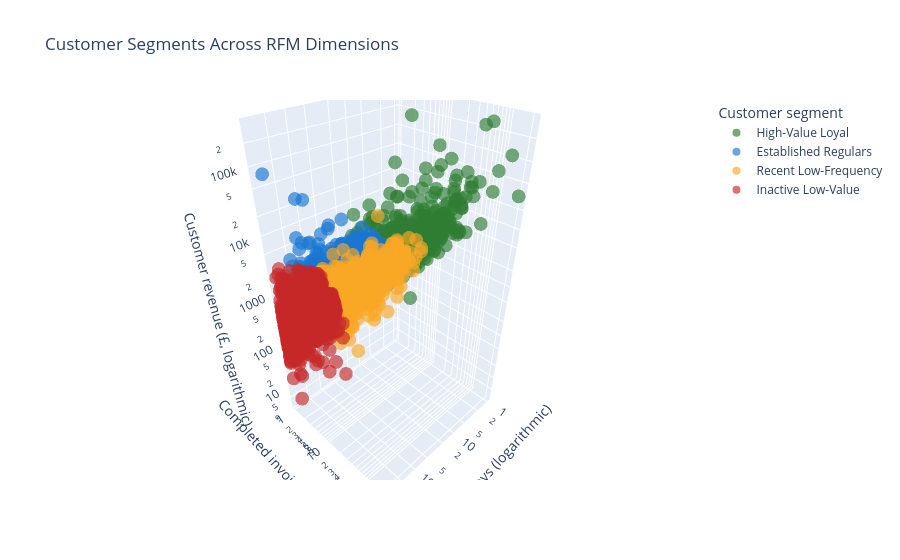

Notebook code for this chart:
### Code cell
segment_colours = {
    "High-Value Loyal": "#2E7D32",
    "Established Regulars": "#1976D2",
    "Recent Low-Frequency": "#F9A825",
    "Inactive Low-Value": "#C62828",
}

fig = px.scatter_3d(
    customer_rfm,
    x="Recency",
    y="Frequency",
    z="Monetary",
    color="Segment",
    color_discrete_map=segment_colours,
    category_orders={
        "Segment": segment_order,
    },
    log_x=True,
    log_y=True,
    log_z=True,
    opacity=0.65,
    title="Customer Segments Across RFM Dimensions",
    labels={
        "Recency": "Recency in days (logarithmic)",
        "Frequency": "Completed invoices (logarithmic)",
        "Monetary": "Customer revenue (£, logarithmic)",
        "Segment": "Customer segment",
    },
    hover_data={
        "CustomerID": True,
        "LastPurchase": True,
        "Cluster": False,
    },
)

fig.update_layout(
    legend_title_text="Customer segment",
)

fig.show()

### Figure 1 — Plotly figure (JSON) as saved in the notebook; plotly's stock layout.template omitted (floating-point values rounded to 4 significant figures; data arrays with more than 128 entries replaced by an {"elided": "..."} marker saying what was removed)
{"data": [{"customdata": {"elided": "711x3 mixed values"}, "hovertemplate": "Customer segment=High-Value Loyal<br>Recency in days (logarithmic)=%{x}<br>Completed invoices (logarithmic)=%{y}<br>Customer revenue (£, logarithmic)=%{z}<br>CustomerID=%{customdata[0]}<br>LastPurchase=%{customdata[1]}<extra></extra>", "legendgroup": "High-Value Loyal", "marker": {"color": "#2E7D32", "opacity": 0.65, "symbol": "circle"}, "mode": "markers", "name": "High-Value Loyal", "scene": "scene", "showlegend": true, "type": "scatter3d", "x": {"elided": "711 int values"}, "y": {"elided": "711 int values"}, "z": {"elided": "711 float values"}}, {"customdata": {"elided": "1175x3 mixed values"}, "hovertemplate": "Customer segment=Established Regulars<br>Recency in days (logarithmic)=%{x}<br>Completed invoices (logarithmic)=%{y}<br>Customer revenue (£, logarithmic)=%{z}<br>CustomerID=%{customdata[0]}<br>LastPurchase=%{customdata[1]}<extra></extra>", "legendgroup": "Established Regulars", "marker": {"color": "#1976D2", "opacity": 0.65, "symbol": "circle"}, "mode": "markers", "name": "Established Regulars", "scene": "scene", "showlegend": true, "type": "scatter3d", "x": {"elided": "1175 int values"}, "y": {"elided": "1175 int values"}, "z": {"elided": "1175 float values"}}, {"customdata": {"elided": "893x3 mixed values"}, "hovertemplate": "Customer segment=Recent Low-Frequency<br>Recency in days (logarithmic)=%{x}<br>Completed invoices (logarithmic)=%{y}<br>Customer revenue (£, logarithmic)=%{z}<br>CustomerID=%{customdata[0]}<br>LastPurchase=%{customdata[1]}<extra></extra>", "legendgroup": "Recent Low-Frequency", "marker": {"color": "#F9A825", "opacity": 0.65, "symbol": "circle"}, "mode": "markers", "name": "Recent Low-Frequency", "scene": "scene", "showlegend": true, "type": "scatter3d", "x": {"elided": "893 int values"}, "y": {"elided": "893 int values"}, "z": {"elided": "893 float values"}}, {"customdata": {"elided": "1558x3 mixed values"}, "hovertemplate": "Customer segment=Inactive Low-Value<br>Recency in days (logarithmic)=%{x}<br>Completed invoices (logarithmic)=%{y}<br>Customer revenue (£, logarithmic)=%{z}<br>CustomerID=%{customdata[0]}<br>LastPurchase=%{customdata[1]}<extra></extra>", "legendgroup": "Inactive Low-Value", "marker": {"color": "#C62828", "opacity": 0.65, "symbol": "circle"}, "mode": "markers", "name": "Inactive Low-Value", "scene": "scene", "showlegend": true, "type": "scatter3d", "x": {"elided": "1558 int values"}, "y": {"elided": "1558 int values"}, "z": {"elided": "1558 float values"}}], "layout": {"legend": {"title": {"text": "Customer segment"}, "tracegroupgap": 0}, "scene": {"domain": {"x": [0, 1], "y": [0, 1]}, "xaxis": {"title": {"text": "Recency in days (logarithmic)"}, "type": "log"}, "yaxis": {"title": {"text": "Completed invoices (logarithmic)"}, "type": "log"}, "zaxis": {"title": {"text": "Customer revenue (£, logarithmic)"}, "type": "log"}}, "title": {"text": "Customer Segments Across RFM Dimensions"}}}
